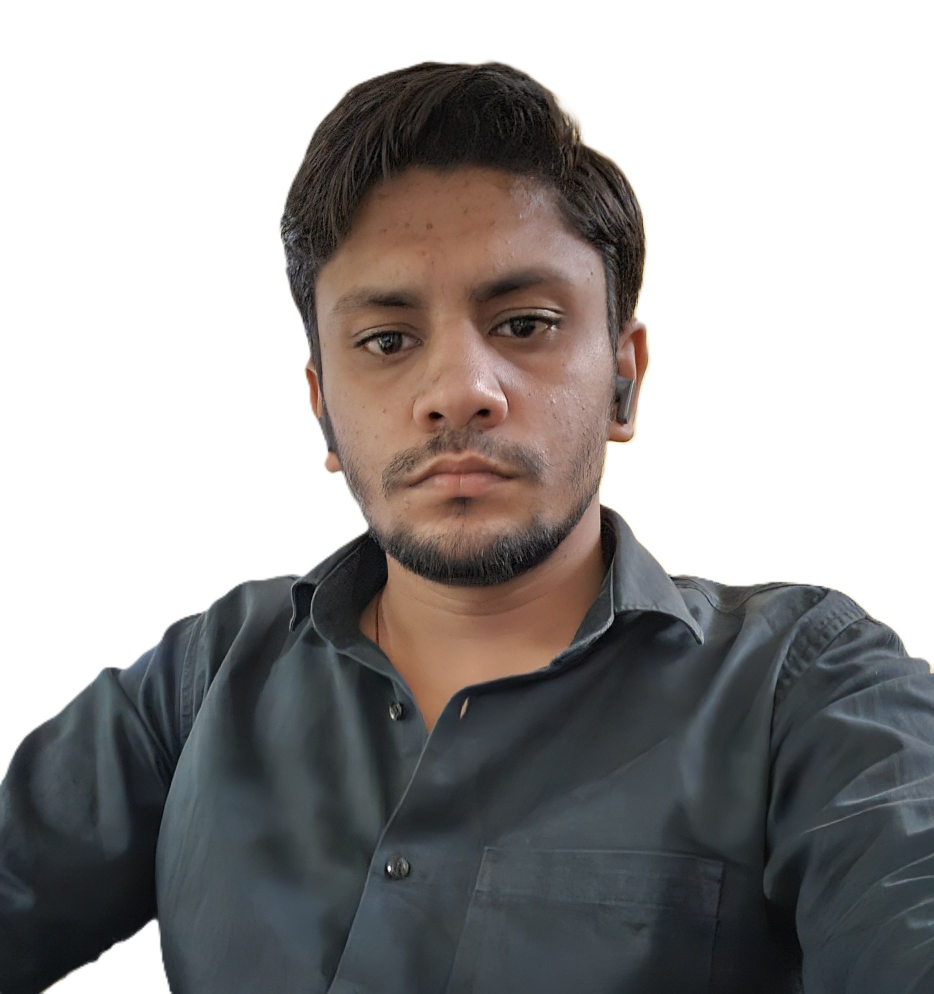
#> input picture tools/portrait-source.jpg, 1867 x 1988 px (shown at 1/2 size)
$ python bake_portrait.py portrait-source.jpg
#> lines starting #> are read from the running program, lines starting #| are printed output that depends on the picture; after the words box and inside, x2 and y2 are one past the last pixel; in counts of white or black regions, pixels touching at a corner belong together
"""Bakes the portrait photograph into the two images the hero uses.

    python tools/bake_portrait.py [photo] [output folder]

    photo           defaults to tools/portrait-source.jpg
    output folder   defaults to assets/

Writes:
    portrait-map.png   what the letters are drawn from: red = tone, green = depth, blue = outline
    portrait.jpg       the same crop in colour, shown when the pointer rests on the portrait

Needs numpy, Pillow and scipy. Add --preview to also write tools/preview.png (the three maps side by side).
"""
import os, sys
import numpy as np
from PIL import Image
from scipy import ndimage as ndi

HERE = os.path.dirname(os.path.abspath(__file__))
args = [a for a in sys.argv[1:] if not a.startswith('--')]
src = args[0] if args else os.path.join(HERE, 'portrait-source.jpg')
out = args[1] if len(args) > 1 else os.path.join(HERE, '..', 'assets')
CROP = (330, 50, 1570, 1538)      # head, neck and the top of the shoulders
W, H = 300, 360                   # working size of every map

im = Image.open(src).convert('RGB')
#> im is the input picture: PIL image 1867x1988 RGB; mean R, G, B 157, 154.4, 153.7
rgb_full = np.asarray(im).astype(np.float32) / 255.0

# outline: everything that is not near-white paper connected to the border
white = rgb_full.min(axis=2) > 0.925
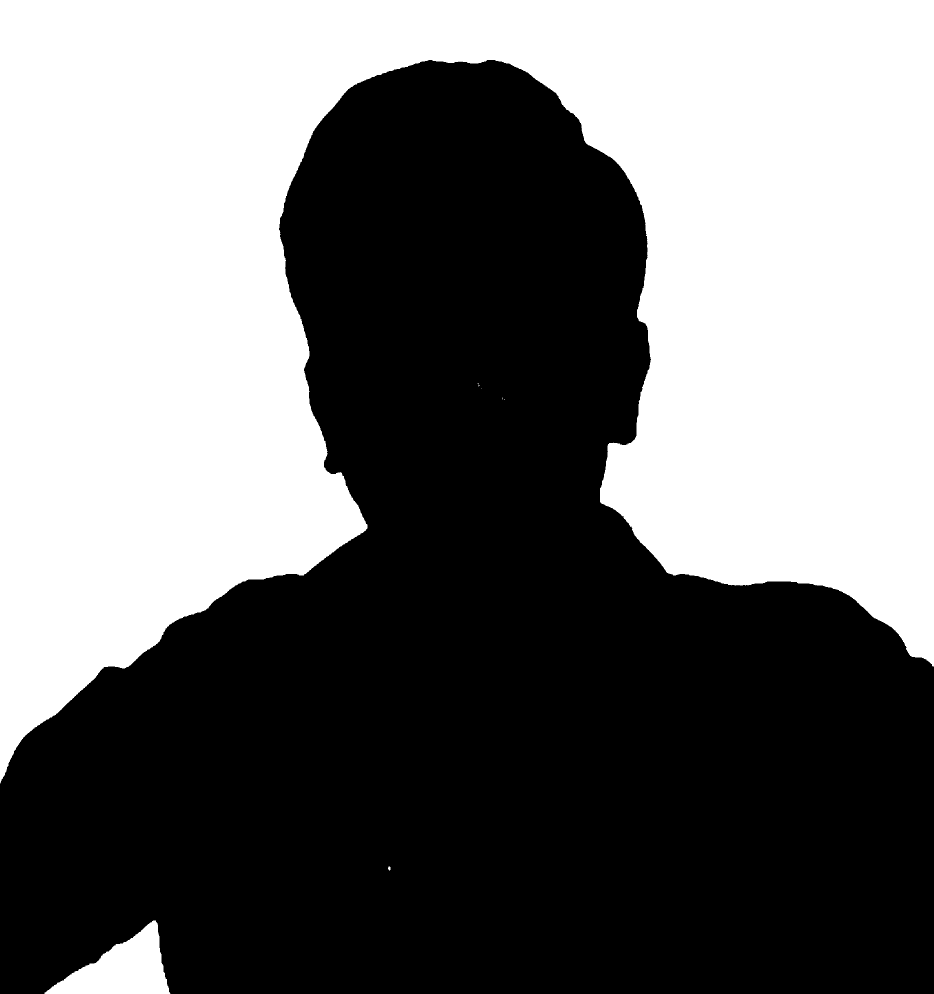
#> white: shape (1988, 1867) bool (shown at 1/2 size); 44.5% white; 9 white regions (6 under 20 px), largest, box (x1, y1, x2, y2) and area: (0, 0, 1867, 1567) 1634070, (89, 1841, 341, 1988) 18516, (776, 1733, 781, 1741) 32
labels, _ = ndi.label(white)
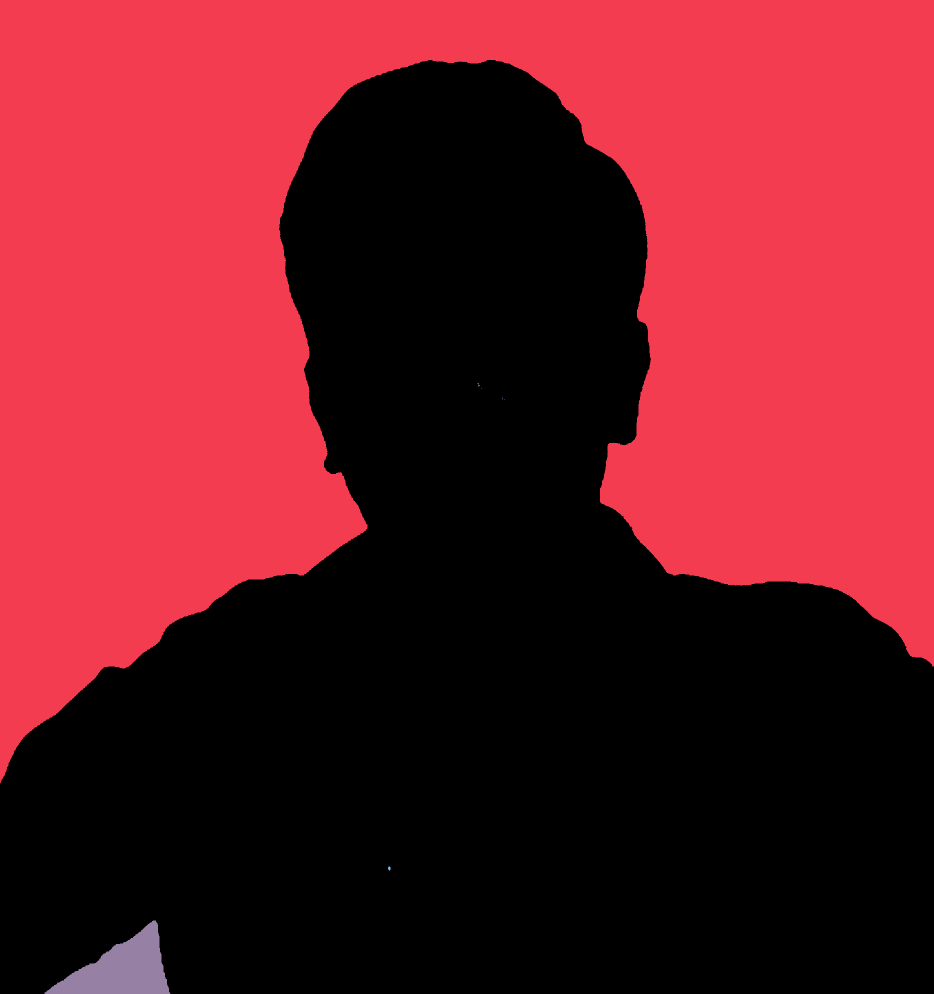
#> labels: shape (1988, 1867) int32 (shown at 1/2 size); 10 distinct labels, from 0 to 9; one colour per label, 0 black
edge = np.unique(np.concatenate([labels[0], labels[-1], labels[:, 0], labels[:, -1]]))
#> edge = [0, 1, 9]
background = np.isin(labels, edge[edge > 0])
#> background: shape (1988, 1867) bool; 44.5% white; 2 white regions, box (x1, y1, x2, y2) and area: (0, 0, 1867, 1567) 1634070, (89, 1841, 341, 1988) 18516
alpha_full = ndi.binary_erosion(~background, iterations=3).astype(np.float32)
#> alpha_full: shape (1988, 1867) float32; values 0 (black) and 1 (white), 54.9% white; 1 black region, box (x1, y1, x2, y2) and area: (0, 0, 1867, 1988) 1673203

x0, y0, x1, y1 = CROP
def fit(a):
    return np.asarray(Image.fromarray((np.clip(a[y0:y1, x0:x1], 0, 1) * 255).astype(np.uint8)).resize((W, H), Image.LANCZOS)).astype(np.float32) / 255.0

lum_full = rgb_full @ np.array([0.299, 0.587, 0.114], dtype=np.float32)
alpha = fit(alpha_full)
lum = fit(lum_full)

# tone: a little local contrast so the eyes and mouth survive being turned into dots
tone = np.clip(lum + 0.7 * (lum - ndi.gaussian_filter(lum, 5)), 0, 1)
tone = np.where(alpha > 0.5, tone, 1.0)

# depth: the outline inflated like a cushion, the head pushed forward, a trace of facial relief
solid = alpha > 0.5
#> solid: shape (360, 300) bool; 58.9% white; 1 black region, box (x1, y1, x2, y2) and area: (0, 0, 300, 293) 44418
dist = ndi.distance_transform_edt(solid)
dome = np.sqrt(np.clip(1 - (1 - np.clip(dist / 52.0, 0, 1)) ** 2, 0, 1))
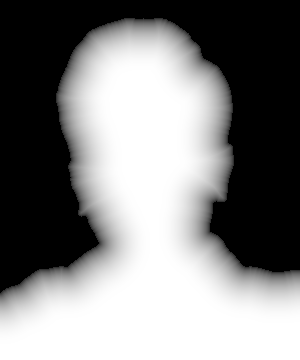
#> dome: shape (360, 300) float64; min 0, max 1, mean 0.509
yy, xx = np.mgrid[0:H, 0:W]
head = np.exp(-(((xx - 0.50 * W) / (0.24 * W)) ** 2 + ((yy - 0.40 * H) / (0.27 * H)) ** 2))
relief = ndi.gaussian_filter(lum, 2.5) - ndi.gaussian_filter(lum, 11)
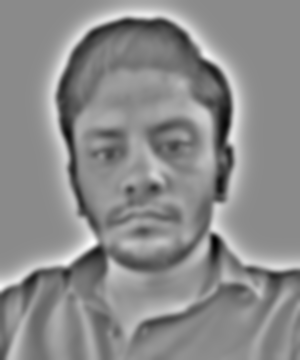
#> relief: shape (360, 300) float32; min -0.379, max 0.318, mean 3.51e-10; drawn with min black and max white
depth = dome * (0.5 + 0.42 * head) + 0.22 * relief * head
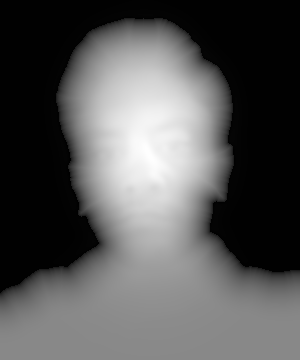
#> depth: shape (360, 300) float64; min -0.00578, max 0.942, mean 0.318; drawn with min black and max white
depth = np.clip(ndi.gaussian_filter(depth, 2.2), 0, 1) * solid

packed = np.dstack([tone, depth, alpha])
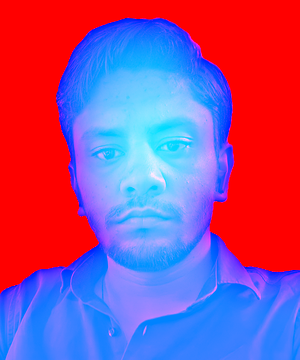
#> packed: shape (360, 300, 3) float64; mean of channels 0, 1, 2 0.602, 0.317, 0.589; drawn as R, G, B
png = Image.fromarray((packed * 255).astype(np.uint8), 'RGB')
png.save(os.path.join(out, 'portrait-map.png'), 'PNG', optimize=True)
im.crop(CROP).resize((750, 900), Image.LANCZOS).save(os.path.join(out, 'portrait.jpg'), quality=84)
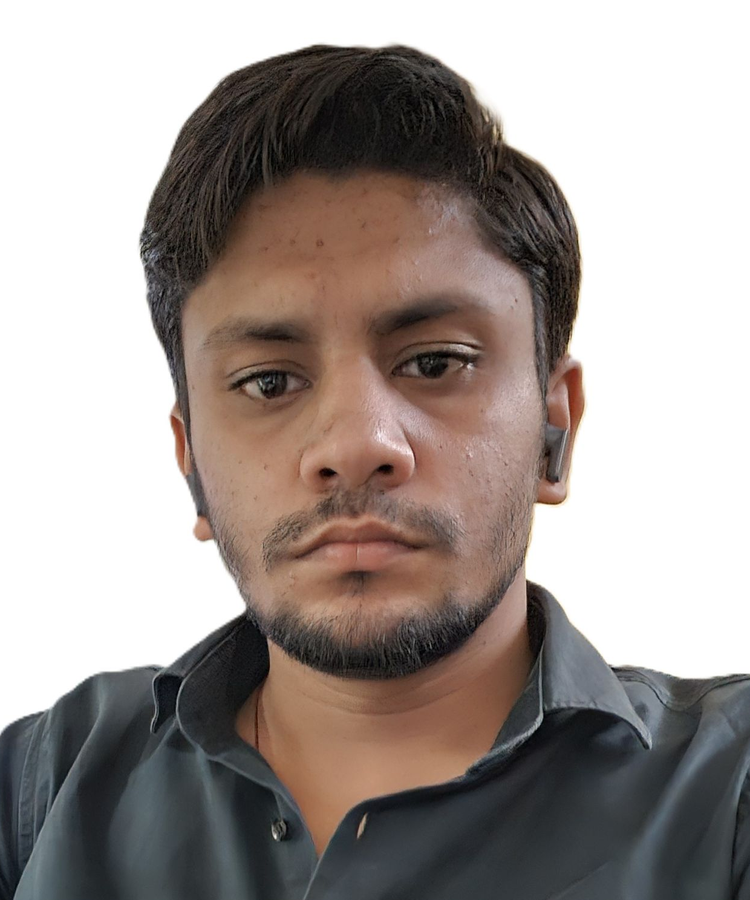
#> saved as portrait.jpg: PIL image 750x900 RGB; mean R, G, B 161.6, 152.7, 148.6
if '--preview' in sys.argv:
    sheet = np.hstack([tone, depth, alpha])
    Image.fromarray((sheet * 255).astype(np.uint8)).resize((W * 3 * 2, H * 2), Image.NEAREST).save(os.path.join(HERE, 'preview.png'))
print('portrait-map.png', os.path.getsize(os.path.join(out, 'portrait-map.png')) // 1024, 'KB')
